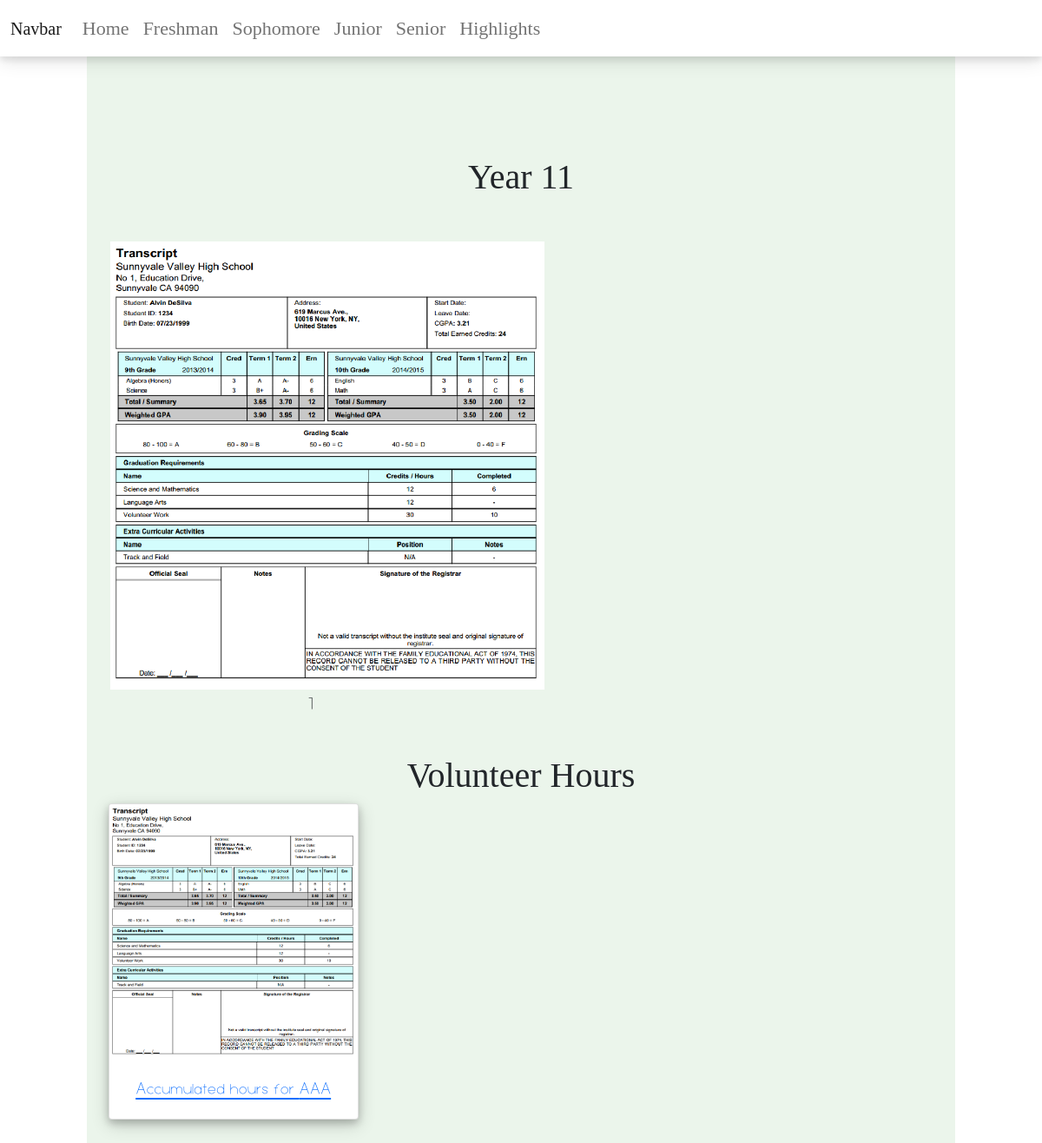
Screenshot of /junior with the database file from the repository.
### projects/models.py (models this page shows)
class SchoolGrade(models.Model):
    year = models.CharField(max_length=20)
    term = models.CharField(max_length=20)
    image = models.CharField(max_length=100)
    description = models.TextField()
    highlights = models.TextField(null=True)

class VolunteerHours(models.Model):
    name = models.CharField(max_length=100)  # textfield doesnt have limit but char does
    hours = models.DecimalField(max_digits=5, decimal_places=2)
    description = models.TextField()
    year = models.CharField(max_length=20)
    image = models.CharField(max_length=100)

### projects/views.py (the view)
def all_grades(request, year):
    year_dict = {
        "freshman": "Year 9",
        "sophomore": "Year 10",
        "junior": "Year 11",
        "senior": "Year 12",
    }
    y = year_dict[year]
    volunteers = VolunteerHours.objects.filter(year=y)
    grades = SchoolGrade.objects.filter(year=y)
    print(grades)
    return render(
        request, "projects/year.html", {"grades": grades, "volunteers": volunteers}
    )

### projects/templates/projects/year.html (shortened to what this page needs)
<!DOCTYPE html>
<html lang="en">
<head>
    <link href="https://cdn.jsdelivr.net/npm/bootstrap@5.1.3/dist/css/bootstrap.min.css" rel="stylesheet">
    {% load static %}
    <link rel='stylesheet' href="{% static 'css/main.css' %}">
</head>
<body>
<nav class="navbar navbar-expand-lg navbar-light navbar-style" style="background-color: ##ffffff; color: #677a69 !important;">
  <div class="container-fluid">
    <a class="navbar-brand" href="#">Navbar</a>
    <div class="collapse navbar-collapse" id="navbarSupportedContent">
      <ul class="navbar-nav me-auto mb-2 mb-lg-0">
        <li class="nav-item">
          <a class="nav-link" aria-current="page" href="https://yumeng-zou-highschool.herokuapp.com/">Home</a>
        </li>
        <li class="nav-item">
          <a class="nav-link" href="freshman">Freshman</a>
        </li>
        <li class="nav-item">
          <a class="nav-link" href="sophomore">Sophomore</a>
        </li>
		  <li class="nav-item">
          <a class="nav-link" href="junior">Junior</a>
        </li>
		  <li class="nav-item">
          <a class="nav-link" href="senior">Senior</a>
        </li>
		  <li class="nav-item">
          <a class="nav-link" href="highlights">Highlights</a>
        </li>
      </ul>
    </div>
  </div>
</nav>
{% load static %}
	<div style ="margin: 0px 100px 0px 100px; text-align: center; background-color: #ebf5eb; padding: 15px; padding-top:90px;">
		<div style="margin: 90px 0px 50px 0px">
        <h1>{{grades.0.year}}</h1>
        </div>
	<div class="container">
	  <div class="row">
          {% for grade in grades%}
		  <div class="col-6">
			<img src={% static grade.image%} width="500">
              <p>{{grade.term}}</p>
              </div>
          {%endfor%}
	  </div>
	</div>
	<br>
<div style="text-align: center">
	<h1>Volunteer Hours</h1>
    <div class="row row-cols-1 row-cols-md-3">
	{% for v in volunteers%}
         <div class="col mb-4">
	<div class="card volunteer-card" style="width: 18rem; margin: 0 auto; float: none; margin-bottom: 10px;">
       <a href={{v.description}} target="_blank">
  <img src={% static v.image%} class="card-img-top" alt="...">
  <div class="card-body">
    <p class="card-text">Accumulated hours for {{v.name}}</p>
  </div>
       </a>
</div>
             </div>
	{%endfor%}
	</div>
	</div>
    </div>
</body>
</html>

### projects/static/css/main.css (style rules this page uses)
h1 { font-family: Luam-Regular; }
p { font-family: Luam-Light; font-size: 23px; }
.volunteer-card { box-shadow: 0 4px 8px 0 rgba(0, 0, 0, 0.2), 0 6px 20px 0 rgba(0, 0, 0, 0.19); }
.navbar-style { box-shadow: 0 4px 8px 0 rgba(0, 0, 0, 0.1), 0 6px 20px 0 rgba(0, 0, 0, 0.1); position: fixed; top: 0; width: 100%; background-color: #ffffff; font-family: Luam-Regular !important; font-size: 22px !important; z-index: 999 !important; }

### rows the page displays
SchoolGrade: year "Year 11", image (picture), term "1"
VolunteerHours: image (picture), name "AAA"
